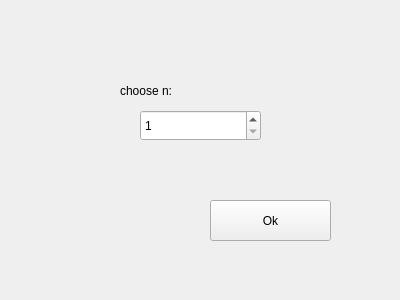
<?xml version="1.0" encoding="UTF-8"?>
<ui version="4.0">
 <class>Form</class>
 <widget class="QWidget" name="Form">
  <property name="geometry">
   <rect>
    <x>0</x>
    <y>0</y>
    <width>400</width>
    <height>300</height>
   </rect>
  </property>
  <property name="windowTitle">
   <string>Form</string>
  </property>
  <widget class="QPushButton" name="pushButton">
   <property name="geometry">
    <rect>
     <x>210</x>
     <y>200</y>
     <width>121</width>
     <height>41</height>
    </rect>
   </property>
   <property name="text">
    <string>Ok</string>
   </property>
  </widget>
  <widget class="QSpinBox" name="spinBox">
   <property name="geometry">
    <rect>
     <x>140</x>
     <y>110</y>
     <width>121</width>
     <height>31</height>
    </rect>
   </property>
   <property name="minimum">
    <number>1</number>
   </property>
  </widget>
  <widget class="QLabel" name="label">
   <property name="geometry">
    <rect>
     <x>120</x>
     <y>70</y>
     <width>71</width>
     <height>41</height>
    </rect>
   </property>
   <property name="text">
    <string>choose n:</string>
   </property>
  </widget>
 </widget>
 <resources/>
 <connections/>
</ui>
